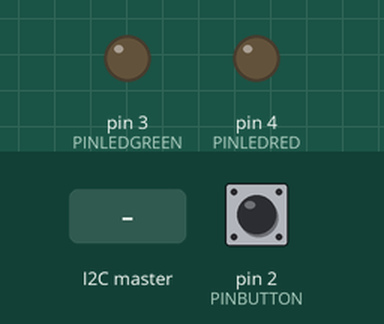
This sketch was run on a simulated Arduino Uno, built with avr-gcc and run on an emulated ATmega328P. Shown: output pins drawn as LEDs (lit = HIGH). The test bench sets the inputs (shaded band); at power-on: pin 2 (PINBUTTON) HIGH.

Above: at 1.2 s.
1.3 s: the I2C master sends the byte 1
At 2.1 s:
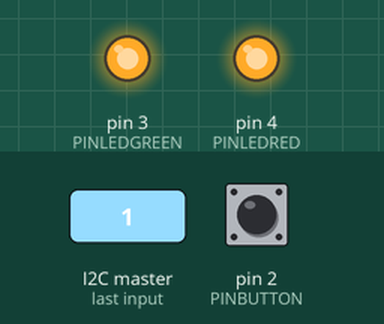
4.3 s: pin 2 (PINBUTTON) pulled LOW for 3.2 s
At 4.7 s:
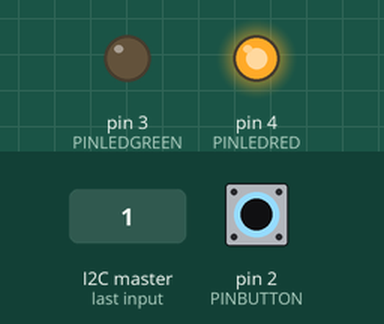
Timing chart, 0 to 16.5 s (numbered marks = the images above; inputs shaded):
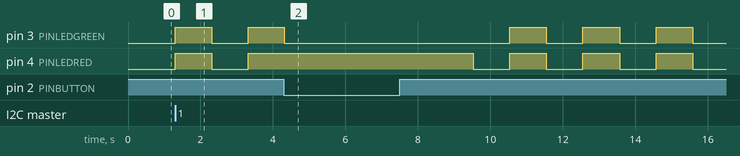

The sketch:

M3-Module1.ino
```cpp
#include <Wire.h>

#define PINBUTTON 2
#define PINLEDGREEN 3
#define PINLEDRED 4
#define PINADC A0

#define LED_BLINK_TIME 100 //100*10ms before it switches on/off (10ms by delay in loop)

byte i2cAnswer=0xFF;
byte randomByte=0;
byte gameState=0; //0 - stopped, 1 - running, 2 - fail (wait for request before resume), 3 - solved, x - internal error
int expectedADCvalMin=0;
int expectedADCvalMax=1023;


void setup()
{
    //define pin modes
    pinMode(PINBUTTON, INPUT_PULLUP);
    pinMode(PINLEDGREEN, OUTPUT);
    pinMode(PINLEDRED, OUTPUT);
    //initialize i2c interface
    Wire.begin(8);
    Wire.onReceive(receiveEvent);
    Wire.onRequest(requestEvent);
}

void loop()
{
    //led control (blinking when not solved)
    static int ledTime=LED_BLINK_TIME;
    static bool ledsOn=false;
    if (ledTime==0)
    {
        if (gameState==0)
        {
            ledsOn=false;
            digitalWrite(PINLEDGREEN,0);
            digitalWrite(PINLEDRED,0);
        }
        else if (gameState==1 || gameState==2) //not solved yet
        {
            //switch on/off
            ledsOn=!ledsOn;
            if (ledsOn)
            {
                digitalWrite(PINLEDGREEN,1);
                digitalWrite(PINLEDRED,1);
            }
            else
            {
                digitalWrite(PINLEDGREEN,0);
                digitalWrite(PINLEDRED,0);
            }
            ledTime=LED_BLINK_TIME;
        }
        else if (gameState==3)
        {
            ledsOn=true;
            digitalWrite(PINLEDGREEN,1);
            digitalWrite(PINLEDRED,0);
        }
    }
    else ledTime--;
    //game
    if (gameState==1) //game is running
    {
        if (digitalRead(PINBUTTON)==0) //button pressed
        {
            int adc=analogRead(PINADC);
            if (adc>=expectedADCvalMin && adc<=expectedADCvalMax) //correct connection
            {
                gameState=3;
                //light green LED only for completion indication
                ledsOn=true;
                digitalWrite(PINLEDGREEN,1);
                digitalWrite(PINLEDRED,0);
                ledTime=0; //displays infintely long unless gamestate changes
            }
            else //wrong connection
            {
                gameState=2;
                //light red LED only for two LED blink times
                ledsOn=true;
                digitalWrite(PINLEDGREEN,0);
                digitalWrite(PINLEDRED,1);
                ledTime=2*LED_BLINK_TIME;
            }

            while (digitalRead(PINBUTTON)==0) delay(10); //wait for button release
        }
    }
    //delay
    delay(10);
}

void receiveEvent(int numBytes)
{
    byte buffer[numBytes];
    for (int i=0; i<numBytes; i++) buffer[i]=(byte)Wire.read();

    switch(buffer[0])
    {
        case 0: //reserved
            i2cAnswer=0; //fail
            break;
        case 1: //game start / reset
            randomByte=buffer[1];
            //set ADC min/max (compare resistor is 180 Ohm)
            if (randomByte&0x80) //resistor 1 (1 Ohm)
            {
                expectedADCvalMin=4;
                expectedADCvalMax=7;
            }
            else if (randomByte&0x40) //resistor 2 (10 Ohm)
            {
                expectedADCvalMin=52;
                expectedADCvalMax=56;
            }
            else if (randomByte&0x20) //resistor 3 (180 Ohm)
            {
                expectedADCvalMin=510;
                expectedADCvalMax=514;
            }
            else if (randomByte&0x10) //resistor 4 (1 kOhm)
            {
                expectedADCvalMin=865;
                expectedADCvalMax=870;
            }
            else if (randomByte&0x08) //resistor 5 (10 kOhm)
            {
                expectedADCvalMin=1004;
                expectedADCvalMax=1008;
            }
            else/* if (randomByte&0x04)*/ //resistor 6 (100 kOhm)
            {
                expectedADCvalMin=1020;
                expectedADCvalMax=1023;
            }

            gameState=1; //running
            i2cAnswer=1; //ack
            break;
        case 2: //game information request
            if (gameState<=1) i2cAnswer=0; //nothing
            else if (gameState==2) i2cAnswer=1; //user fail
            else if (gameState==3) i2cAnswer=2; //user solved
            else i2cAnswer=3; //internal error
            break;
        case 3: //game end
            gameState=0;
            i2cAnswer=1; //ack
            break;
        default:
            i2cAnswer=0; //fail
            break;
    }
}

void requestEvent()
{
    //if (i2cAnswer==0xFF) doSomething(); //answer not ready
    Wire.write(i2cAnswer); //send answer byte
    i2cAnswer=0xFF; //set answer byte not ready

    //resume game after fail was noticed
    if (gameState==2) gameState=1;
}
```

Measured:
- after the input at 1.3 s, pin 3 (PINLEDGREEN), pin 4 (PINLEDRED): LOW → HIGH at once, → LOW 1.0 s later, → HIGH 1.0 s later
